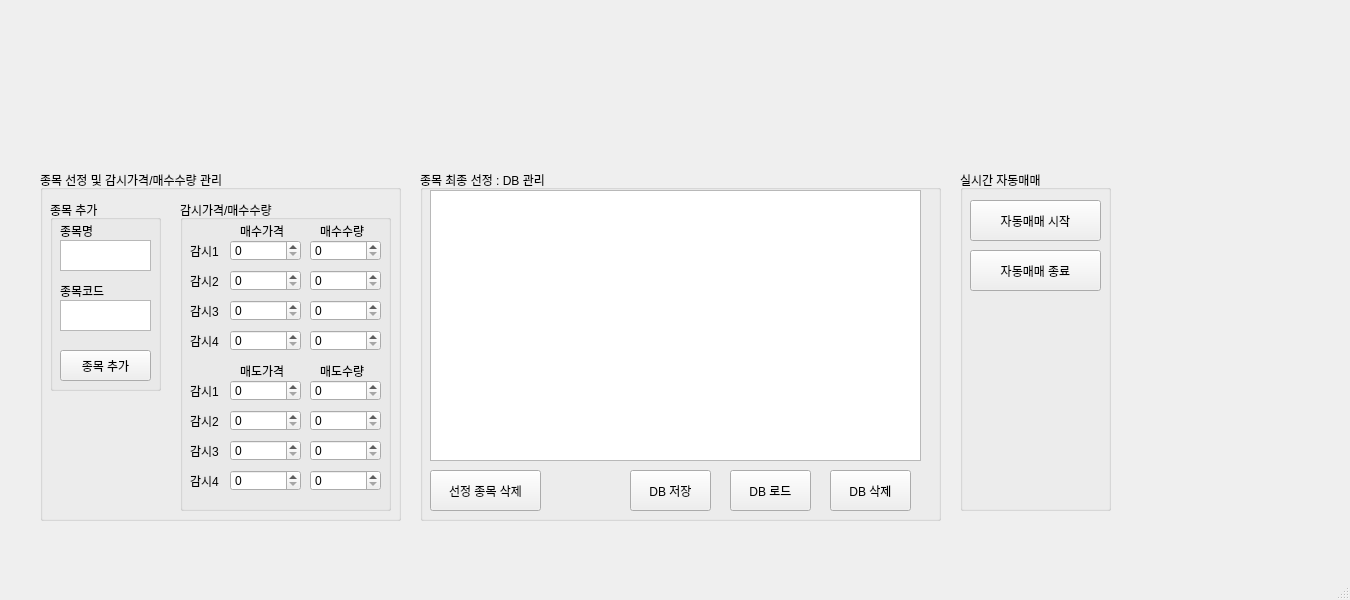
<?xml version="1.0" encoding="UTF-8"?>
<ui version="4.0">
 <class>MainWindow</class>
 <widget class="QMainWindow" name="MainWindow">
  <property name="geometry">
   <rect>
    <x>0</x>
    <y>0</y>
    <width>1350</width>
    <height>600</height>
   </rect>
  </property>
  <property name="windowTitle">
   <string>MainWindow</string>
  </property>
  <widget class="QWidget" name="centralwidget">
   <widget class="QGroupBox" name="groupBox">
    <property name="geometry">
     <rect>
      <x>40</x>
      <y>170</y>
      <width>361</width>
      <height>351</height>
     </rect>
    </property>
    <property name="title">
     <string>종목 선정 및 감시가격/매수수량 관리</string>
    </property>
    <widget class="QGroupBox" name="groupBox_2">
     <property name="geometry">
      <rect>
       <x>10</x>
       <y>30</y>
       <width>111</width>
       <height>191</height>
      </rect>
     </property>
     <property name="title">
      <string>종목 추가</string>
     </property>
     <widget class="QLabel" name="label_2">
      <property name="geometry">
       <rect>
        <x>10</x>
        <y>20</y>
        <width>41</width>
        <height>21</height>
       </rect>
      </property>
      <property name="text">
       <string>종목명</string>
      </property>
     </widget>
     <widget class="QTextEdit" name="searchItemTextEdit2">
      <property name="geometry">
       <rect>
        <x>10</x>
        <y>40</y>
        <width>91</width>
        <height>31</height>
       </rect>
      </property>
     </widget>
     <widget class="QLabel" name="label_3">
      <property name="geometry">
       <rect>
        <x>10</x>
        <y>80</y>
        <width>61</width>
        <height>21</height>
       </rect>
      </property>
      <property name="text">
       <string>종목코드</string>
      </property>
     </widget>
     <widget class="QTextEdit" name="searchItemTextEdit3">
      <property name="geometry">
       <rect>
        <x>10</x>
        <y>100</y>
        <width>91</width>
        <height>31</height>
       </rect>
      </property>
     </widget>
     <widget class="QPushButton" name="additem">
      <property name="geometry">
       <rect>
        <x>10</x>
        <y>150</y>
        <width>91</width>
        <height>31</height>
       </rect>
      </property>
      <property name="text">
       <string>종목 추가</string>
      </property>
     </widget>
    </widget>
    <widget class="QGroupBox" name="groupBox_3">
     <property name="geometry">
      <rect>
       <x>140</x>
       <y>30</y>
       <width>211</width>
       <height>311</height>
      </rect>
     </property>
     <property name="title">
      <string>감시가격/매수수량</string>
     </property>
     <widget class="QLabel" name="label_4">
      <property name="geometry">
       <rect>
        <x>10</x>
        <y>40</y>
        <width>41</width>
        <height>21</height>
       </rect>
      </property>
      <property name="text">
       <string>감시1</string>
      </property>
     </widget>
     <widget class="QDoubleSpinBox" name="LongPrice1">
      <property name="geometry">
       <rect>
        <x>50</x>
        <y>40</y>
        <width>71</width>
        <height>21</height>
       </rect>
      </property>
      <property name="showGroupSeparator" stdset="0">
       <bool>true</bool>
      </property>
      <property name="decimals">
       <number>0</number>
      </property>
      <property name="maximum">
       <double>100000000000.000000000000000</double>
      </property>
     </widget>
     <widget class="QDoubleSpinBox" name="LongAmount1">
      <property name="geometry">
       <rect>
        <x>130</x>
        <y>40</y>
        <width>71</width>
        <height>21</height>
       </rect>
      </property>
      <property name="showGroupSeparator" stdset="0">
       <bool>true</bool>
      </property>
      <property name="decimals">
       <number>0</number>
      </property>
      <property name="maximum">
       <double>100000000000.000000000000000</double>
      </property>
     </widget>
     <widget class="QLabel" name="label_5">
      <property name="geometry">
       <rect>
        <x>60</x>
        <y>20</y>
        <width>61</width>
        <height>21</height>
       </rect>
      </property>
      <property name="text">
       <string>매수가격</string>
      </property>
     </widget>
     <widget class="QLabel" name="label_6">
      <property name="geometry">
       <rect>
        <x>140</x>
        <y>20</y>
        <width>61</width>
        <height>21</height>
       </rect>
      </property>
      <property name="text">
       <string>매수수량</string>
      </property>
     </widget>
     <widget class="QDoubleSpinBox" name="LongAmount2">
      <property name="geometry">
       <rect>
        <x>130</x>
        <y>70</y>
        <width>71</width>
        <height>21</height>
       </rect>
      </property>
      <property name="showGroupSeparator" stdset="0">
       <bool>true</bool>
      </property>
      <property name="decimals">
       <number>0</number>
      </property>
      <property name="maximum">
       <double>100000000000.000000000000000</double>
      </property>
     </widget>
     <widget class="QDoubleSpinBox" name="LongPrice2">
      <property name="geometry">
       <rect>
        <x>50</x>
        <y>70</y>
        <width>71</width>
        <height>21</height>
       </rect>
      </property>
      <property name="showGroupSeparator" stdset="0">
       <bool>true</bool>
      </property>
      <property name="decimals">
       <number>0</number>
      </property>
      <property name="maximum">
       <double>100000000000.000000000000000</double>
      </property>
     </widget>
     <widget class="QLabel" name="label_7">
      <property name="geometry">
       <rect>
        <x>10</x>
        <y>70</y>
        <width>41</width>
        <height>21</height>
       </rect>
      </property>
      <property name="text">
       <string>감시2</string>
      </property>
     </widget>
     <widget class="QDoubleSpinBox" name="LongPrice3">
      <property name="geometry">
       <rect>
        <x>50</x>
        <y>100</y>
        <width>71</width>
        <height>21</height>
       </rect>
      </property>
      <property name="showGroupSeparator" stdset="0">
       <bool>true</bool>
      </property>
      <property name="decimals">
       <number>0</number>
      </property>
      <property name="maximum">
       <double>100000000000.000000000000000</double>
      </property>
     </widget>
     <widget class="QLabel" name="label_8">
      <property name="geometry">
       <rect>
        <x>10</x>
        <y>100</y>
        <width>41</width>
        <height>21</height>
       </rect>
      </property>
      <property name="text">
       <string>감시3</string>
      </property>
     </widget>
     <widget class="QDoubleSpinBox" name="LongAmount3">
      <property name="geometry">
       <rect>
        <x>130</x>
        <y>100</y>
        <width>71</width>
        <height>21</height>
       </rect>
      </property>
      <property name="showGroupSeparator" stdset="0">
       <bool>true</bool>
      </property>
      <property name="decimals">
       <number>0</number>
      </property>
      <property name="maximum">
       <double>100000000000.000000000000000</double>
      </property>
     </widget>
     <widget class="QDoubleSpinBox" name="LongPrice4">
      <property name="geometry">
       <rect>
        <x>50</x>
        <y>130</y>
        <width>71</width>
        <height>21</height>
       </rect>
      </property>
      <property name="showGroupSeparator" stdset="0">
       <bool>true</bool>
      </property>
      <property name="decimals">
       <number>0</number>
      </property>
      <property name="maximum">
       <double>100000000000.000000000000000</double>
      </property>
     </widget>
     <widget class="QLabel" name="label_9">
      <property name="geometry">
       <rect>
        <x>10</x>
        <y>130</y>
        <width>41</width>
        <height>21</height>
       </rect>
      </property>
      <property name="text">
       <string>감시4</string>
      </property>
     </widget>
     <widget class="QDoubleSpinBox" name="LongAmount4">
      <property name="geometry">
       <rect>
        <x>130</x>
        <y>130</y>
        <width>71</width>
        <height>21</height>
       </rect>
      </property>
      <property name="showGroupSeparator" stdset="0">
       <bool>true</bool>
      </property>
      <property name="decimals">
       <number>0</number>
      </property>
      <property name="maximum">
       <double>100000000000.000000000000000</double>
      </property>
     </widget>
     <widget class="QDoubleSpinBox" name="ShortAmount4">
      <property name="geometry">
       <rect>
        <x>130</x>
        <y>270</y>
        <width>71</width>
        <height>21</height>
       </rect>
      </property>
      <property name="showGroupSeparator" stdset="0">
       <bool>true</bool>
      </property>
      <property name="decimals">
       <number>0</number>
      </property>
      <property name="maximum">
       <double>100000000000.000000000000000</double>
      </property>
     </widget>
     <widget class="QLabel" name="label_10">
      <property name="geometry">
       <rect>
        <x>10</x>
        <y>240</y>
        <width>41</width>
        <height>21</height>
       </rect>
      </property>
      <property name="text">
       <string>감시3</string>
      </property>
     </widget>
     <widget class="QDoubleSpinBox" name="ShortPrice3">
      <property name="geometry">
       <rect>
        <x>50</x>
        <y>240</y>
        <width>71</width>
        <height>21</height>
       </rect>
      </property>
      <property name="showGroupSeparator" stdset="0">
       <bool>true</bool>
      </property>
      <property name="decimals">
       <number>0</number>
      </property>
      <property name="maximum">
       <double>100000000000.000000000000000</double>
      </property>
     </widget>
     <widget class="QDoubleSpinBox" name="ShortPrice4">
      <property name="geometry">
       <rect>
        <x>50</x>
        <y>270</y>
        <width>71</width>
        <height>21</height>
       </rect>
      </property>
      <property name="showGroupSeparator" stdset="0">
       <bool>true</bool>
      </property>
      <property name="decimals">
       <number>0</number>
      </property>
      <property name="maximum">
       <double>100000000000.000000000000000</double>
      </property>
     </widget>
     <widget class="QLabel" name="label_11">
      <property name="geometry">
       <rect>
        <x>60</x>
        <y>160</y>
        <width>61</width>
        <height>21</height>
       </rect>
      </property>
      <property name="text">
       <string>매도가격</string>
      </property>
     </widget>
     <widget class="QLabel" name="label_12">
      <property name="geometry">
       <rect>
        <x>140</x>
        <y>160</y>
        <width>61</width>
        <height>21</height>
       </rect>
      </property>
      <property name="text">
       <string>매도수량</string>
      </property>
     </widget>
     <widget class="QDoubleSpinBox" name="ShortAmount3">
      <property name="geometry">
       <rect>
        <x>130</x>
        <y>240</y>
        <width>71</width>
        <height>21</height>
       </rect>
      </property>
      <property name="showGroupSeparator" stdset="0">
       <bool>true</bool>
      </property>
      <property name="decimals">
       <number>0</number>
      </property>
      <property name="maximum">
       <double>100000000000.000000000000000</double>
      </property>
     </widget>
     <widget class="QLabel" name="label_13">
      <property name="geometry">
       <rect>
        <x>10</x>
        <y>270</y>
        <width>41</width>
        <height>21</height>
       </rect>
      </property>
      <property name="text">
       <string>감시4</string>
      </property>
     </widget>
     <widget class="QDoubleSpinBox" name="ShortAmount2">
      <property name="geometry">
       <rect>
        <x>130</x>
        <y>210</y>
        <width>71</width>
        <height>21</height>
       </rect>
      </property>
      <property name="showGroupSeparator" stdset="0">
       <bool>true</bool>
      </property>
      <property name="decimals">
       <number>0</number>
      </property>
      <property name="maximum">
       <double>100000000000.000000000000000</double>
      </property>
     </widget>
     <widget class="QDoubleSpinBox" name="ShortPrice1">
      <property name="geometry">
       <rect>
        <x>50</x>
        <y>180</y>
        <width>71</width>
        <height>21</height>
       </rect>
      </property>
      <property name="showGroupSeparator" stdset="0">
       <bool>true</bool>
      </property>
      <property name="decimals">
       <number>0</number>
      </property>
      <property name="maximum">
       <double>100000000000.000000000000000</double>
      </property>
     </widget>
     <widget class="QDoubleSpinBox" name="ShortPrice2">
      <property name="geometry">
       <rect>
        <x>50</x>
        <y>210</y>
        <width>71</width>
        <height>21</height>
       </rect>
      </property>
      <property name="showGroupSeparator" stdset="0">
       <bool>true</bool>
      </property>
      <property name="decimals">
       <number>0</number>
      </property>
      <property name="maximum">
       <double>100000000000.000000000000000</double>
      </property>
     </widget>
     <widget class="QLabel" name="label_14">
      <property name="geometry">
       <rect>
        <x>10</x>
        <y>180</y>
        <width>41</width>
        <height>21</height>
       </rect>
      </property>
      <property name="text">
       <string>감시1</string>
      </property>
     </widget>
     <widget class="QLabel" name="label_15">
      <property name="geometry">
       <rect>
        <x>10</x>
        <y>210</y>
        <width>41</width>
        <height>21</height>
       </rect>
      </property>
      <property name="text">
       <string>감시2</string>
      </property>
     </widget>
     <widget class="QDoubleSpinBox" name="ShortAmount1">
      <property name="geometry">
       <rect>
        <x>130</x>
        <y>180</y>
        <width>71</width>
        <height>21</height>
       </rect>
      </property>
      <property name="showGroupSeparator" stdset="0">
       <bool>true</bool>
      </property>
      <property name="decimals">
       <number>0</number>
      </property>
      <property name="maximum">
       <double>100000000000.000000000000000</double>
      </property>
     </widget>
    </widget>
   </widget>
   <widget class="QGroupBox" name="groupBox_4">
    <property name="geometry">
     <rect>
      <x>420</x>
      <y>170</y>
      <width>521</width>
      <height>351</height>
     </rect>
    </property>
    <property name="title">
     <string>종목 최종 선정 : DB 관리</string>
    </property>
    <widget class="QPushButton" name="Save_Stock">
     <property name="geometry">
      <rect>
       <x>210</x>
       <y>300</y>
       <width>81</width>
       <height>41</height>
      </rect>
     </property>
     <property name="text">
      <string>DB 저장</string>
     </property>
    </widget>
    <widget class="QTableWidget" name="buylast">
     <property name="geometry">
      <rect>
       <x>10</x>
       <y>20</y>
       <width>491</width>
       <height>271</height>
      </rect>
     </property>
    </widget>
    <widget class="QPushButton" name="Del_Stock">
     <property name="geometry">
      <rect>
       <x>410</x>
       <y>300</y>
       <width>81</width>
       <height>41</height>
      </rect>
     </property>
     <property name="text">
      <string>DB 삭제</string>
     </property>
    </widget>
    <widget class="QPushButton" name="Load_Stock">
     <property name="geometry">
      <rect>
       <x>310</x>
       <y>300</y>
       <width>81</width>
       <height>41</height>
      </rect>
     </property>
     <property name="text">
      <string>DB 로드</string>
     </property>
    </widget>
    <widget class="QPushButton" name="Deletcode">
     <property name="geometry">
      <rect>
       <x>10</x>
       <y>300</y>
       <width>111</width>
       <height>41</height>
      </rect>
     </property>
     <property name="text">
      <string>선정 종목 삭제</string>
     </property>
    </widget>
   </widget>
   <widget class="QGroupBox" name="groupBox_5">
    <property name="geometry">
     <rect>
      <x>960</x>
      <y>170</y>
      <width>151</width>
      <height>341</height>
     </rect>
    </property>
    <property name="title">
     <string>실시간 자동매매</string>
    </property>
    <widget class="QPushButton" name="Start_Auto">
     <property name="geometry">
      <rect>
       <x>10</x>
       <y>30</y>
       <width>131</width>
       <height>41</height>
      </rect>
     </property>
     <property name="text">
      <string>자동매매 시작</string>
     </property>
    </widget>
    <widget class="QPushButton" name="stopeverything">
     <property name="geometry">
      <rect>
       <x>10</x>
       <y>80</y>
       <width>131</width>
       <height>41</height>
      </rect>
     </property>
     <property name="text">
      <string>자동매매 종료</string>
     </property>
    </widget>
   </widget>
  </widget>
  <widget class="QMenuBar" name="menubar">
   <property name="geometry">
    <rect>
     <x>0</x>
     <y>0</y>
     <width>1350</width>
     <height>21</height>
    </rect>
   </property>
  </widget>
  <widget class="QStatusBar" name="statusbar"/>
 </widget>
 <resources/>
 <connections/>
</ui>
